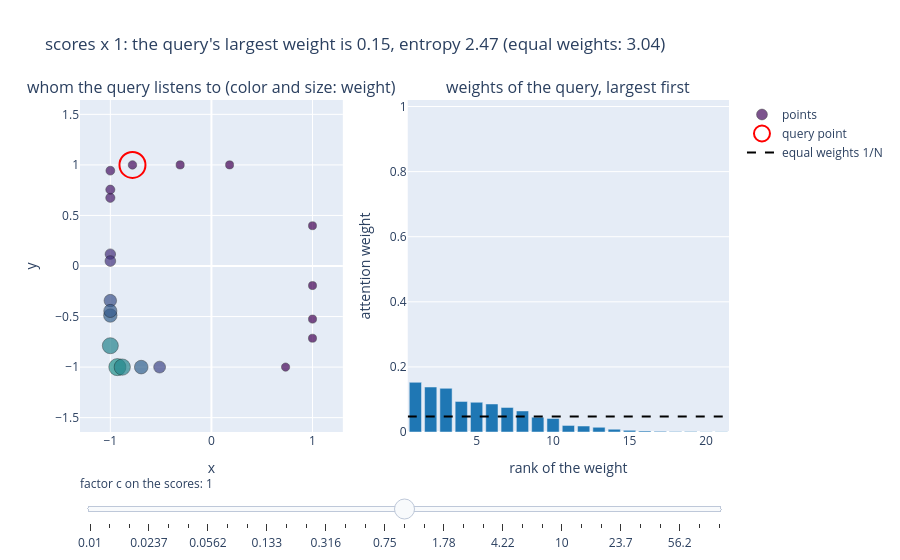

The code cell stored with this chart in its notebook:
### Markdown cell above
**How sharp is the attention?** To demonstrate the effect of the softmax, the slider multiplies all the scores $q_i^\top k_j / \sqrt{d_k}$ by a factor $c$, from 0.01 to 100. The trained model has $c = 1$. The left panel colors the set by the weights of the circled query point. The right panel shows the same weights sorted from largest to smallest, and the dashed line marks equal weights $1/N$. How does the query listen to the other points when $c$ is small, and when it is large? For which values of $c$ does every point receive the same thing from the other points, and why?

### Code cell
# Interactive: multiply the scores of the toy model by a factor c and watch the weights concentrate.
# Every slider position is computed in advance, so the slider also works in the HTML version of this book.
import plotly.graph_objects as go
from plotly.subplots import make_subplots

block = toy_model.attn_block
with torch.no_grad():
    toy_embed = toy_model.input_proj(torch.tensor(toy_pts_np).to(DEVICE))
    base_scores = (block.W_q(toy_embed) @ block.W_k(toy_embed).T / math.sqrt(block.d_model)).cpu().numpy()
n_toy = len(toy_pts_np)
query = 0
factors = np.logspace(-2, 2, 33)  # from 0.01 to 100; index 16 is the trained model (c = 1)


def weights_at(c):
    """Weights of all queries for the scores multiplied by c."""
    s = c * base_scores
    w = np.exp(s - s.max(axis=1, keepdims=True))
    return w / w.sum(axis=1, keepdims=True)


def title_at(c, w):
    entropy = -(w[query] * np.log(w[query] + 1e-12)).sum()
    return (f"scores x {c:.3g}: the query's largest weight is {w[query].max():.2f}, "
            f"entropy {entropy:.2f} (equal weights: {np.log(n_toy):.2f})")


fig = make_subplots(rows=1, cols=2, column_widths=[0.45, 0.55],
                    subplot_titles=("whom the query listens to (color and size: weight)",
                                    "weights of the query, largest first"))
w1 = weights_at(1.0)
fig.add_trace(go.Scatter(x=toy_pts_np[:, 0], y=toy_pts_np[:, 1], mode="markers", name="points",
                         marker=dict(size=(8 + 60 * w1[query]).tolist(), color=w1[query].tolist(), colorscale="Viridis",
                                     cmin=0, cmax=0.3, line=dict(color="black", width=0.5))), 1, 1)  # fixed color scale
fig.add_trace(go.Scatter(x=[toy_pts_np[query, 0]], y=[toy_pts_np[query, 1]], mode="markers", name="query point",
                         marker=dict(size=26, color="rgba(0,0,0,0)", line=dict(color="red", width=2))), 1, 1)
fig.add_trace(go.Bar(x=list(range(1, n_toy + 1)), y=np.sort(w1[query])[::-1].tolist(), marker_color="#1f77b4",
                     name="weights", showlegend=False), 1, 2)
fig.add_trace(go.Scatter(x=[0.5, n_toy + 0.5], y=[1 / n_toy, 1 / n_toy], mode="lines",
                         line=dict(color="black", dash="dash"), name="equal weights 1/N"), 1, 2)

# One slider step per factor: each step recolors and resizes the points (trace 0) and redraws the bars (trace 2)
steps = []
for c in factors:
    w = weights_at(c)
    new_data = {"marker.color": [w[query].tolist(), "#1f77b4"],
                "marker.size": [(8 + 60 * w[query]).tolist(), None],
                "y": [toy_pts_np[:, 1].tolist(), np.sort(w[query])[::-1].tolist()]}
    steps.append(dict(method="update", label=f"{c:.3g}", args=[new_data, {"title.text": title_at(c, w)}, [0, 2]]))
fig.update_layout(
    title_text=title_at(1.0, w1),
    sliders=[dict(active=16, steps=steps, currentvalue=dict(prefix="factor c on the scores: "), pad=dict(t=40))],
    height=560, legend=dict(x=1.02, y=1.0),
)
fig.update_xaxes(title_text="x", range=[-1.3, 1.3], row=1, col=1)
fig.update_yaxes(title_text="y", range=[-1.3, 1.3], scaleanchor="x", scaleratio=1, row=1, col=1)
fig.update_xaxes(title_text="rank of the weight", row=1, col=2)
fig.update_yaxes(title_text="attention weight", range=[0, 1.02], row=1, col=2)
fig.show()
